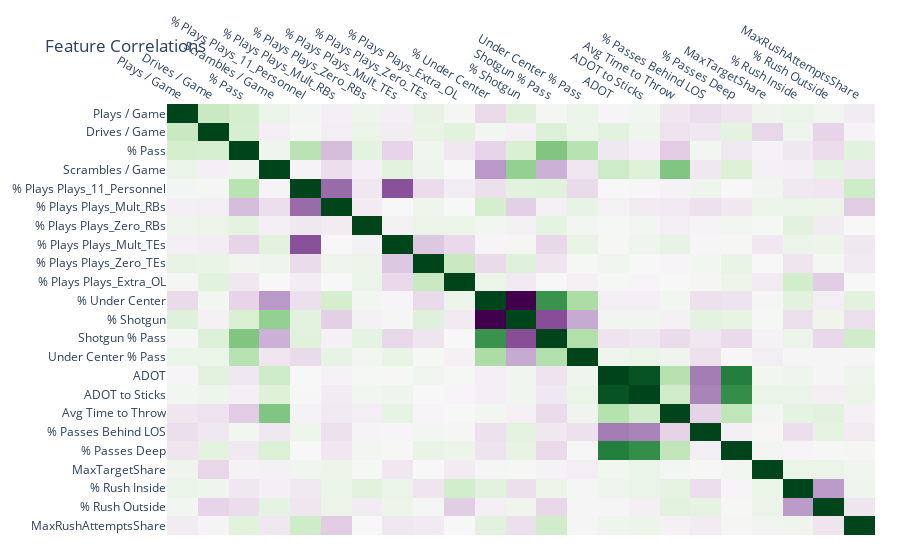

The cell this chart's notebook holds for it:
### Code cell
''' Correlation Matrix '''

corr_matrix = offense_tendencies[OFFENSE_FEATURES].corr()

fig = px.imshow(
    corr_matrix,
    color_continuous_scale=px.colors.diverging.PRGn,
    aspect="auto"
)
fig.update_xaxes(side="top")
fig.update_coloraxes(
    cmid=0,
    showscale=False,
)
fig.update_layout(
    title='Feature Correlations',
    margin=dict(r=25, b=25)
)
fig.show()

### Figure 1 — Plotly figure (JSON) as saved in the notebook; plotly's stock layout.template omitted (floating-point values rounded to 4 significant figures; data arrays with more than 128 entries replaced by an {"elided": "..."} marker saying what was removed)
{"data": [{"coloraxis": "coloraxis", "hovertemplate": "x: %{x}<br>y: %{y}<br>color: %{z}<extra></extra>", "name": "0", "type": "heatmap", "x": ["Plays / Game", "Drives / Game", "% Pass", "Scrambles / Game", "% Plays Plays_11_Personnel", "% Plays Plays_Mult_RBs", "% Plays Plays_Zero_RBs", "% Plays Plays_Mult_TEs", "% Plays Plays_Zero_TEs", "% Plays Plays_Extra_OL", "% Under Center", "% Shotgun", "Shotgun % Pass", "Under Center % Pass", "ADOT", "ADOT to Sticks", "Avg Time to Throw", "% Passes Behind LOS", "% Passes Deep", "MaxTargetShare", "% Rush Inside", "% Rush Outside", "MaxRushAttemptsShare"], "xaxis": "x", "y": ["Plays / Game", "Drives / Game", "% Pass", "Scrambles / Game", "% Plays Plays_11_Personnel", "% Plays Plays_Mult_RBs", "% Plays Plays_Zero_RBs", "% Plays Plays_Mult_TEs", "% Plays Plays_Zero_TEs", "% Plays Plays_Extra_OL", "% Under Center", "% Shotgun", "Shotgun % Pass", "Under Center % Pass", "ADOT", "ADOT to Sticks", "Avg Time to Throw", "% Passes Behind LOS", "% Passes Deep", "MaxTargetShare", "% Rush Inside", "% Rush Outside", "MaxRushAttemptsShare"], "yaxis": "y", "z": {"elided": "23x23 float values"}}], "layout": {"coloraxis": {"cmid": 0, "colorscale": [[0, "rgb(64,0,75)"], [0.1, "rgb(118,42,131)"], [0.2, "rgb(153,112,171)"], [0.3, "rgb(194,165,207)"], [0.4, "rgb(231,212,232)"], [0.5, "rgb(247,247,247)"], [0.6, "rgb(217,240,211)"], [0.7, "rgb(166,219,160)"], [0.8, "rgb(90,174,97)"], [0.9, "rgb(27,120,55)"], [1, "rgb(0,68,27)"]], "showscale": false}, "margin": {"b": 25, "r": 25, "t": 60}, "title": {"text": "Feature Correlations"}, "xaxis": {"anchor": "y", "domain": [0, 1], "side": "top"}, "yaxis": {"anchor": "x", "autorange": "reversed", "domain": [0, 1]}}}
